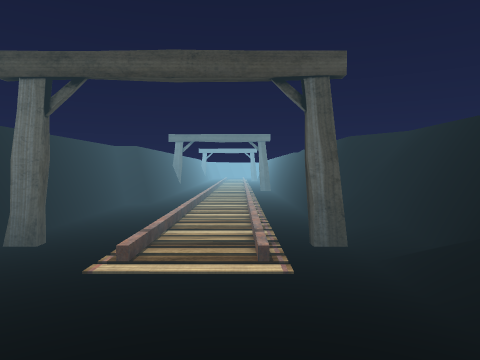
view 1 (above)

17 first-person views from a walk through a scene from a Unity 3-D project. The camera is 1.5 m above the floor, tilts 2° down and sees 70° across. The floor is counted in squares, 2 m on a side. Each view is taken from the middle of a square. On the plan, view 1 faces up. The plan holds only what a view shows up to about 11 squares ahead; the rest is blank. The place goes on beyond the plan. The player is left out.

view 2
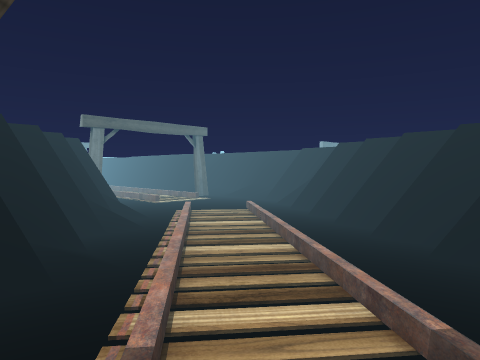

view 3
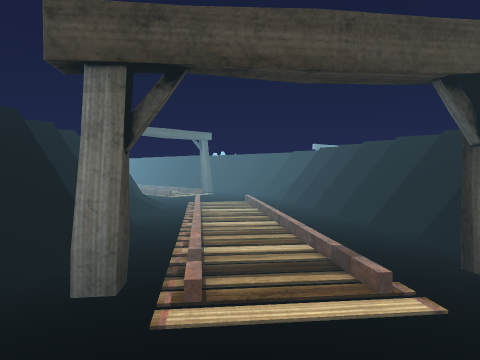

view 4
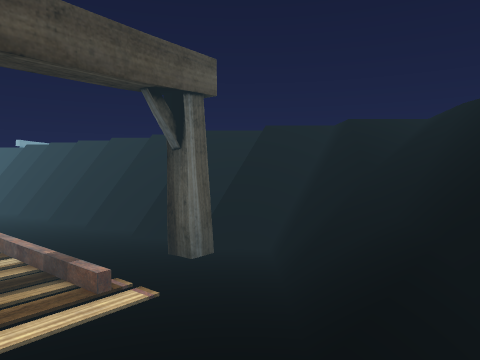

view 5
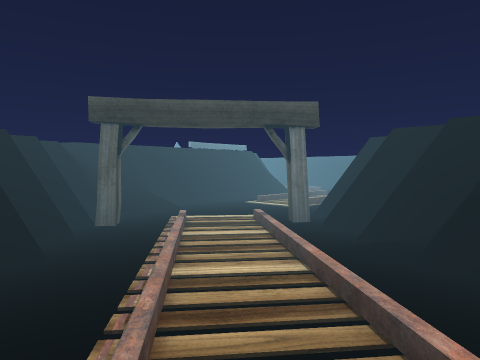

view 6
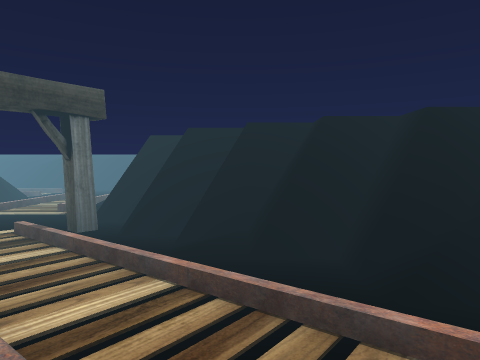

view 7
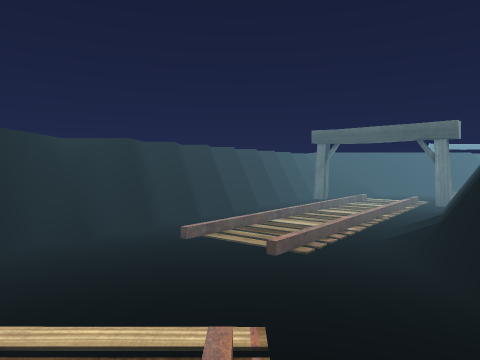

view 8
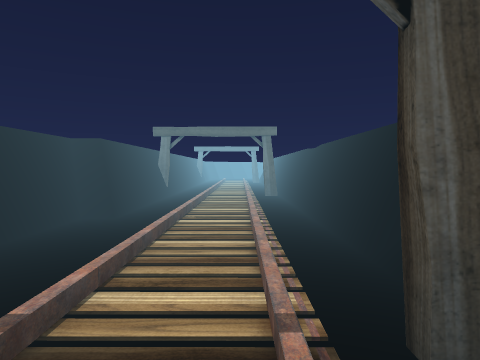

view 9
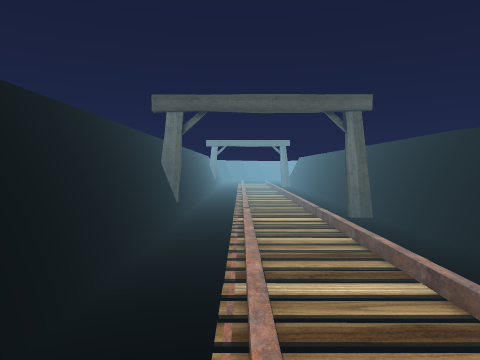

view 10
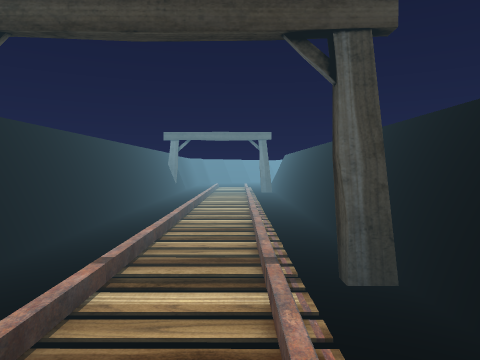

view 11
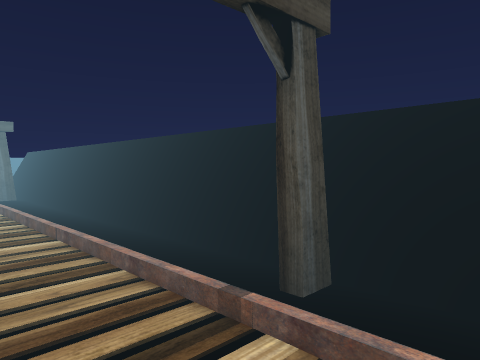

view 12
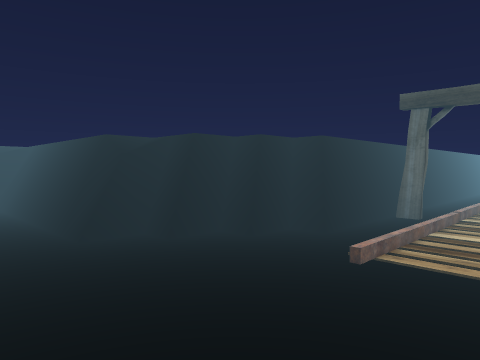

view 13
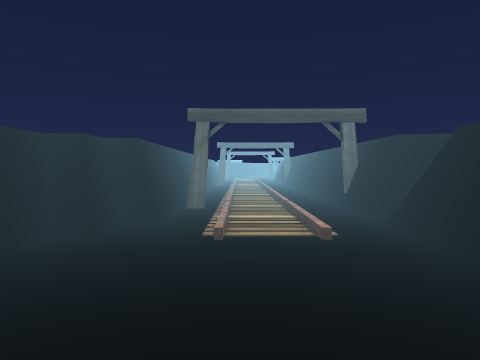

view 14
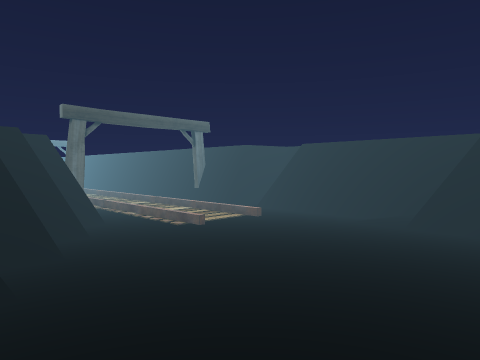

view 15
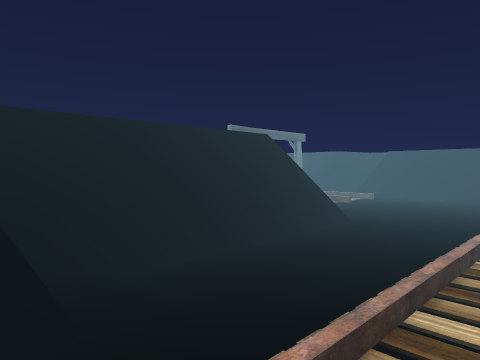

view 16
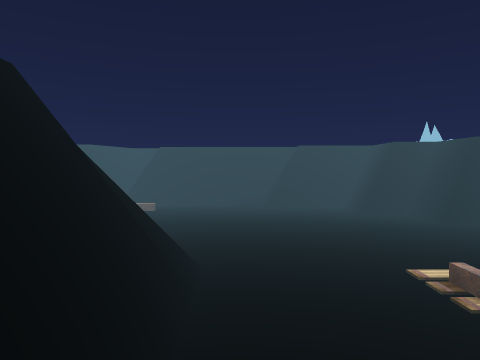

view 17
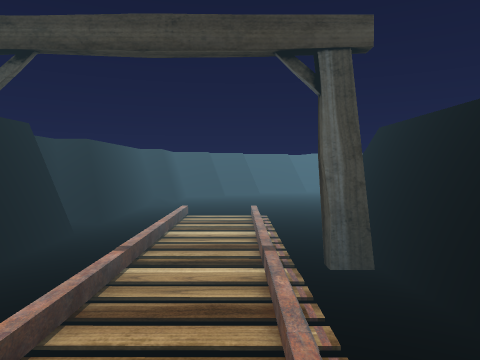

### Floor plan
Key: @ floor where view 1 was taken; # wall or solid block; . main floor; : floor 2.5 m higher than the main floor; / step, stairs or slope; = window, fence, low wall or low ledge; v drop or lower ground; O other object.
Columns run from 6 left of view 1 to 7 right of it. Each row starts with its distance up from view 1.
 26     =#.... ...
 25     #.........
 24     =......./#
 23     v...#####/
 22     v//.#:
 21     v//##
 20     v//#
 19     v//#
 18     v//v
 17     v//v
 16     v//v
 15     v//v
 14     v//v
 13     v//v
 12     v//#
 11     v//#
 10     v//v
  9     v//v
  8     v//v
  7    /#//v
  6    /.//v
  5    /.//v
  4    /.//##
  3     #//##
  2    #.../#
  1   :=...##
  0  :#=//@=
 -1  ##/./##
 -2 ##/./##
 -3 #O///#
 -4 ../O#/
 -5 .../#
 -6 vvv#

Positions as (right, up) in squares from view 1, and headings:
1: (0, 0), facing up
2: (-5, -4), facing up-right
3: (-6, -5), facing up-right
4: (-6, -5), facing right
5: (-1, 0), facing down-left
6: (-1, -1), facing left
7: (-1, 4), facing down
8: (0, 2), facing up
9: (-1, 6), facing up
10: (0, 9), facing up
11: (-1, 10), facing up-right
12: (-1, 25), facing down-right
13: (0, 26), facing down
14: (3, 26), facing down-left
15: (7, 26), facing down-left
16: (5, 24), facing left
17: (0, 17), facing up
